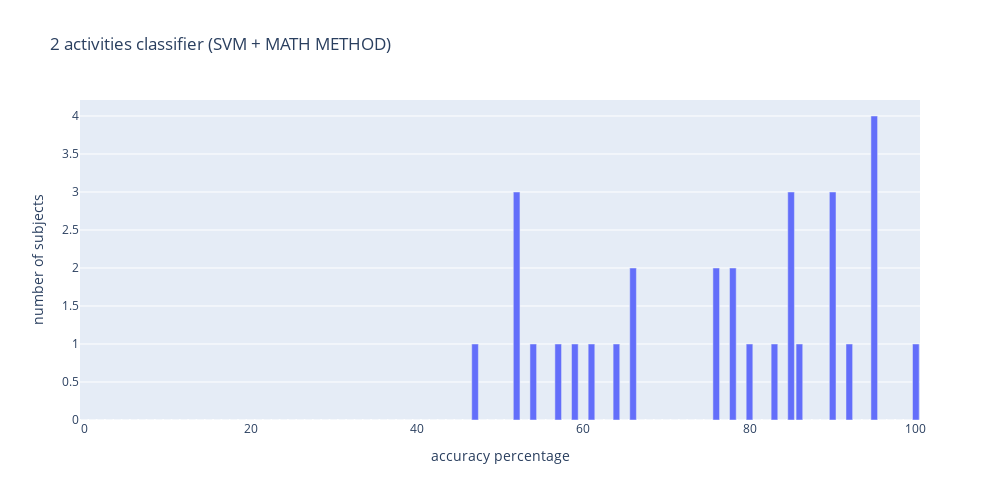

Notebook source saved alongside this figure:
### Code cell
newacc = [sum(acc[i])/len(acc[i]) for i in range(len(acc))]
histro = {'x':[i for i in range(0,101)],'y':[0 for i in range(0,101)]}
for ac in newacc:
    newval = (int(ac*100)//1)*1
    histro['y'][newval]+=1
import plotly.express as px
fig = px.bar(histro, x='x', y='y',labels={
                     'x':'accuracy percentage','y':'number of subjects'
                 },title = '2 activities classifier (SVM + MATH METHOD)',width=1000, height=500)
fig.show()

### Figure 1 — Plotly figure (JSON) as saved in the notebook; plotly's stock layout.template omitted (floating-point values rounded to 4 significant figures)
{"data": [{"alignmentgroup": "True", "hovertemplate": "accuracy percentage=%{x}<br>number of subjects=%{y}<extra></extra>", "legendgroup": "", "marker": {"color": "#636efa", "pattern": {"shape": ""}}, "name": "", "offsetgroup": "", "orientation": "v", "showlegend": false, "textposition": "auto", "type": "bar", "x": [0, 1, 2, 3, 4, 5, 6, 7, 8, 9, 10, 11, 12, 13, 14, 15, 16, 17, 18, 19, 20, 21, 22, 23, 24, 25, 26, 27, 28, 29, 30, 31, 32, 33, 34, 35, 36, 37, 38, 39, 40, 41, 42, 43, 44, 45, 46, 47, 48, 49, 50, 51, 52, 53, 54, 55, 56, 57, 58, 59, 60, 61, 62, 63, 64, 65, 66, 67, 68, 69, 70, 71, 72, 73, 74, 75, 76, 77, 78, 79, 80, 81, 82, 83, 84, 85, 86, 87, 88, 89, 90, 91, 92, 93, 94, 95, 96, 97, 98, 99, 100], "xaxis": "x", "y": [0, 0, 0, 0, 0, 0, 0, 0, 0, 0, 0, 0, 0, 0, 0, 0, 0, 0, 0, 0, 0, 0, 0, 0, 0, 0, 0, 0, 0, 0, 0, 0, 0, 0, 0, 0, 0, 0, 0, 0, 0, 0, 0, 0, 0, 0, 0, 1, 0, 0, 0, 0, 3, 0, 1, 0, 0, 1, 0, 1, 0, 1, 0, 0, 1, 0, 2, 0, 0, 0, 0, 0, 0, 0, 0, 0, 2, 0, 2, 0, 1, 0, 0, 1, 0, 3, 1, 0, 0, 0, 3, 0, 1, 0, 0, 4, 0, 0, 0, 0, 1], "yaxis": "y"}], "layout": {"barmode": "relative", "height": 500, "legend": {"tracegroupgap": 0}, "title": {"text": "2 activities classifier (SVM + MATH METHOD)"}, "width": 1000, "xaxis": {"anchor": "y", "domain": [0, 1], "title": {"text": "accuracy percentage"}}, "yaxis": {"anchor": "x", "domain": [0, 1], "title": {"text": "number of subjects"}}}}
